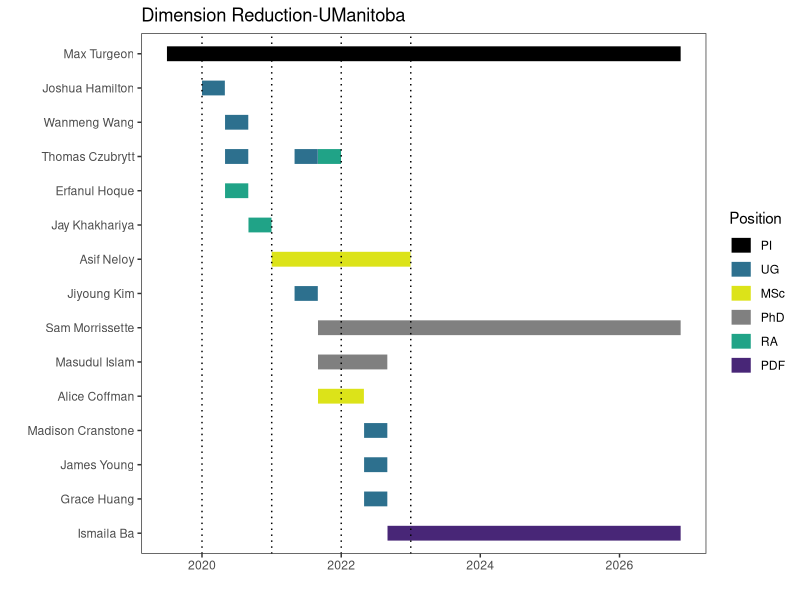
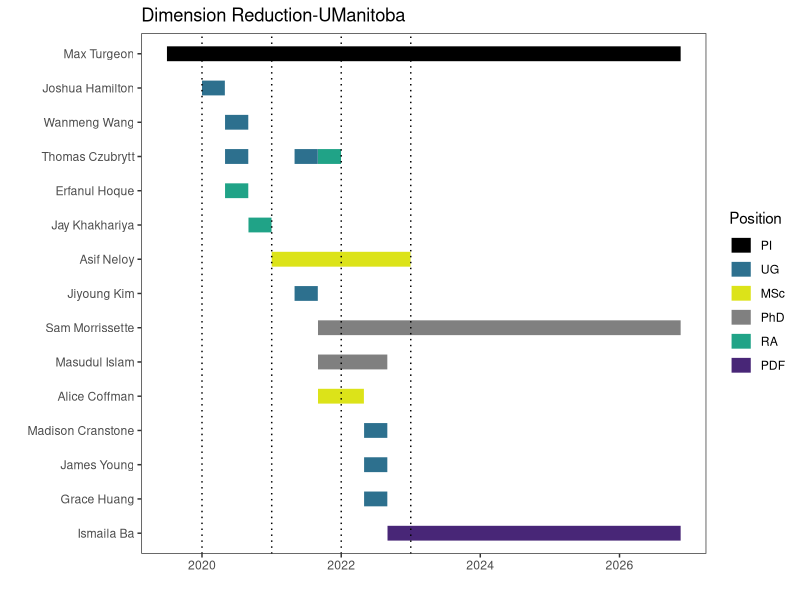

Here is the R script that generated these plots, in order:
#! Based on https://www.r-bloggers.com/2020/03/using-r-simple-gantt-chart-with-ggplot2/
#! Inspiation Janet Hill https://research-groups.usask.ca/hilllab/index.php

library(tidyverse)
library(lubridate)

# Read in people information
LabGantt <- read_csv("LabGantt.csv")

LabGantt <- LabGantt |> 
  mutate(
    # When no end date, change to today's date
    # End = if_else(is.na(End), Sys.Date(), End),
    End = if_else(is.na(End), today(), End),
    # Calculate total number of days spent in lab
    Days = End - Start,
    # Set factor level to order the Position on the plot
    Position = factor(Position, levels = c("PI", "UG", "MSc",
                                          "PhD", "RA", "PDF")),
    # Convert names to factors and order wrt start date
    Name = fct_reorder(Name, Start, min, .desc= TRUE)
    ) |> 
  arrange(Start, desc(Days)) |> 
  filter(Days > 0)

# Plot----
LabGantt |> 
  ggplot() + 
  geom_linerange(aes(xmin = Start,
                     xmax = End,
                     y = Name,
                     colour = Position),
                 linewidth = 5) +
  scale_colour_manual(values = c("#000000", "#2D708EFF", "#DCE319FF", "#808080", 
                                 "#20A387FF", "#482677FF")) +
  theme_bw() +
  scale_x_date() +
  theme(panel.grid = element_blank()) +
  geom_vline(xintercept = as.numeric(ymd("2020-01-01", 
                                         "2021-01-01", 
                                         "2022-01-01",
                                         "2023-01-01")), 
             linetype = "dotted") +
  xlab("") + ylab("") +
  ggtitle("Dimension Reduction-UManitoba")

ggsave("LabGantt.png", width = 6, height = 3)
